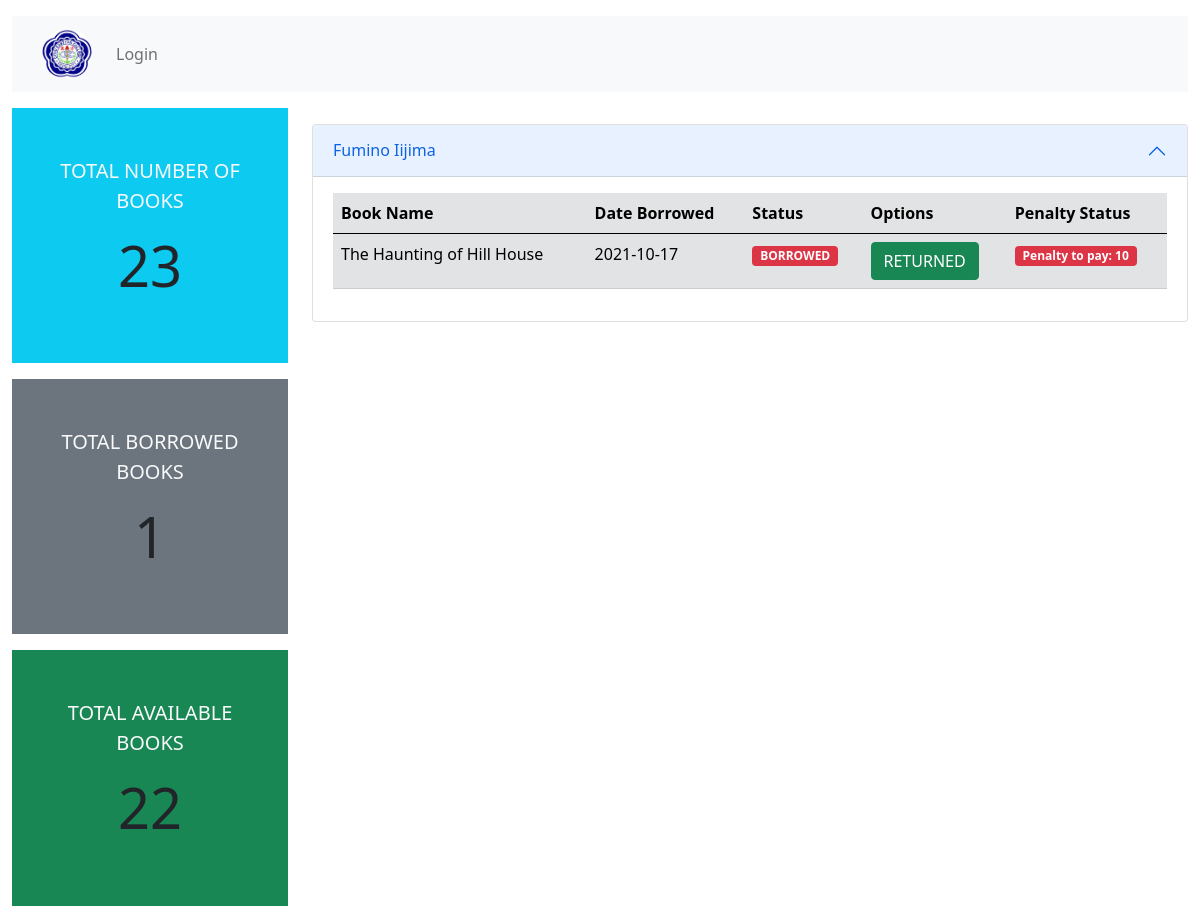
Screenshot of /borrowed_books.php with the database file from the repository.
### tables this page shows
CREATE TABLE `borrowed_books` (
  `borrow_id` int(11) NOT NULL,
  `student_id` int(11) NOT NULL,
  `book_id` int(11) NOT NULL,
  `date_borrowed` date DEFAULT NULL,
  `date_returned` date DEFAULT NULL,
  `status` varchar(255) NOT NULL DEFAULT 'BORROWED',
  `penalty` varchar(255) NOT NULL DEFAULT 'NO PENALTY'
);

CREATE TABLE `students` (
  `student_id` int(11) NOT NULL,
  `fname` varchar(255) NOT NULL,
  `lname` varchar(255) NOT NULL,
  `birthdate` date NOT NULL,
  `contact_info` varchar(255) NOT NULL,
  `department` varchar(255) NOT NULL,
  `picture` varchar(255) DEFAULT NULL,
  `login_id` int(11) NOT NULL
);

CREATE TABLE `books` (
  `book_id` int(11) NOT NULL,
  `book_name` varchar(255) NOT NULL,
  `book_code` varchar(255) NOT NULL,
  `book_desc` varchar(1000) NOT NULL,
  `book_genre` varchar(255) NOT NULL,
  `book_img` varchar(255) DEFAULT NULL,
  `book_count` varchar(255) DEFAULT NULL
);

### functions/connection.php (called while the page is built, shortened)
<?php
function db_connect(){
    $servername = 'localhost';
    $username = 'root';
    $password = '';
    $db_name = 'cec_library';
    return $conn = new mysqli($servername,$username,$password,$db_name);
}
?>

### functions/functions.php (called while the page is built, shortened)
<?php
include 'functions/connection.php';
function get_student_reserved_books($id)
{
    $sql = "SELECT * FROM borrowed_books INNER JOIN books ON borrowed_books.book_id = books.book_id WHERE borrowed_books.student_id = '$id' AND borrowed_books.status='borrowed'";
    $result = db_connect()->query($sql);
    if ($result->num_rows > 0) {
        $row = array();
        while ($rows = $result->fetch_assoc()) {
            $row[] = $rows;
        }
        return $row;
    } else {
        return FALSE;
    }
}
function get_borrowers_name(){
    $sql = "SELECT * FROM borrowed_books
    INNER JOIN books ON borrowed_books.book_id = books.book_id
    INNER JOIN students ON borrowed_books.student_id = students.student_id  WHERE status = 'borrowed' GROUP BY borrowed_books.student_id";
    $result = db_connect()->query($sql);
    if ($result->num_rows > 0) {
        $row = array();
        while ($rows = $result->fetch_assoc()) {
            $row[] = $rows;
        }
        return $row;
    } else {
        return FALSE;
    }
}
function get_book_date_only($id){
    $sql = "SELECT DATE_FORMAT(date_borrowed,'%d') AS day FROM borrowed_books WHERE borrow_id = '$id'";
    $result = db_connect()->query($sql);
    if($result == TRUE){
        return $result->fetch_assoc();
    }else{
        echo "ERROR";
    }
}

### borrowed_books.php (the view, shortened to what this page needs)
<!doctype html>
<html lang="en">
<head>
    <link rel="stylesheet" href="https://cdn.jsdelivr.net/npm/bootstrap@5.0.2/dist/css/bootstrap.min.css">
</head>
<body>
    <div class="container-fluid my-3">
        <?php include 'navbar.php'; ?>
    <div class="container-fluid mt-3">
        <div class="row">
            <div class="col-3">
                <?php include 'admin-sidebar.php' ?>
            </div>
            <div class="col-9">
                <?php if (get_borrowers_name() !== FALSE) { ?>
                    <?php foreach (get_borrowers_name() as $row) : ?>
                        <div class="accordion mt-3" id="accordionExample">
                            <div class="accordion-item">
                                <h2 class="accordion-header" id="headingOne">
                                    <button class="accordion-button" type="button" data-bs-toggle="collapse" data-bs-target="#collapseOne<?php echo $row['student_id'] ?>" aria-expanded="true" aria-controls="collapseOne">
                                        <?php echo $row['fname'] . " " . $row['lname'] ?>
                                    </button>
                                </h2>
                                <div id="collapseOne<?php echo $row['student_id'] ?>" class="accordion-collapse collapse show" aria-labelledby="headingOne" data-bs-parent="#accordionExample">
                                    <div class="accordion-body">
                                        <table class="table table-secondary">
                                            <thead>
                                                <th>Book Name</th>
                                                <th>Date Borrowed</th>
                                                <th>Status</th>
                                                <th>Options</th>
                                                <th>Penalty Status</th>
                                            </thead>
                                            <tbody>
                                                <?php foreach (get_student_reserved_books($row['student_id']) as $books_row) : ?>
                                                    <tr>
                                                        <td><?php echo $books_row['book_name'] ?></td>
                                                        <td><?php echo $books_row['date_borrowed'] ?></td>
                                                        <?php
                                                        if ($books_row['status'] == 'RETURNED') {
                                                            echo "<td><span class='badge bg-success'>RETURNED</span>";
                                                        } else {
                                                            echo "<td><span class='badge bg-danger'>BORROWED</span>";
                                                        }
                                                        ?>
                                                        <td><?php if ($books_row['status'] == 'BORROWED') { ?>
                                                                <form action="" method="post" class="d-inline">
                                                                    <button type="submit" name="change_borrow_status" class="btn btn-success">RETURNED</button>
                                                                </form>
                                                            <?php } ?>
                                                        </td>
                                                        <?php
                                                        $date = get_book_date_only($books_row['borrow_id']);
                                                        $dayFromDb = intval($date['day']);
                                                        $current_date = date("d");
                                                        $validate_penalty =  $current_date - $dayFromDb;
                                                        $penalty = 5;
                                                        $penaltyPay = ($validate_penalty - 2) * $penalty;
                                                        ?>
                                                        <td><?php if ($validate_penalty > 3) { ?>
                                                                <span class="badge bg-danger">Penalty to pay: <?php echo $penaltyPay ?></span>
                                                            <?php  } else {
                                                                echo ' <span class="badge bg-success">No Penalty</span>';
                                                            } ?>
                                                        </td>
                                                    </tr>
                                                <?php endforeach ?>
                                            </tbody>
                                        </table>
                                    </div>
                                </div>
                            </div>
                        </div>
                    <?php endforeach; ?>
                <?php } else {
                    echo "<div class = 'alert alert-success w-50 mx-auto text-center'>ALL BOOKS ARE AVAILABLE</div>";
                } ?>
            </div>
        </div>
    </div>
</body>
</html>

### rows the page displays
borrowed_books: student.fname "Fumino", student.lname "Iijima", book.book_name "The Haunting of Hill House", date_borrowed "2021-10-17", status "BORROWED"

### other values shown
$count "23"
count(count_borrowed_table_data('BORROWED')) "1"
$count - count(count_borrowed_table_data('BORROWED')) "22"
